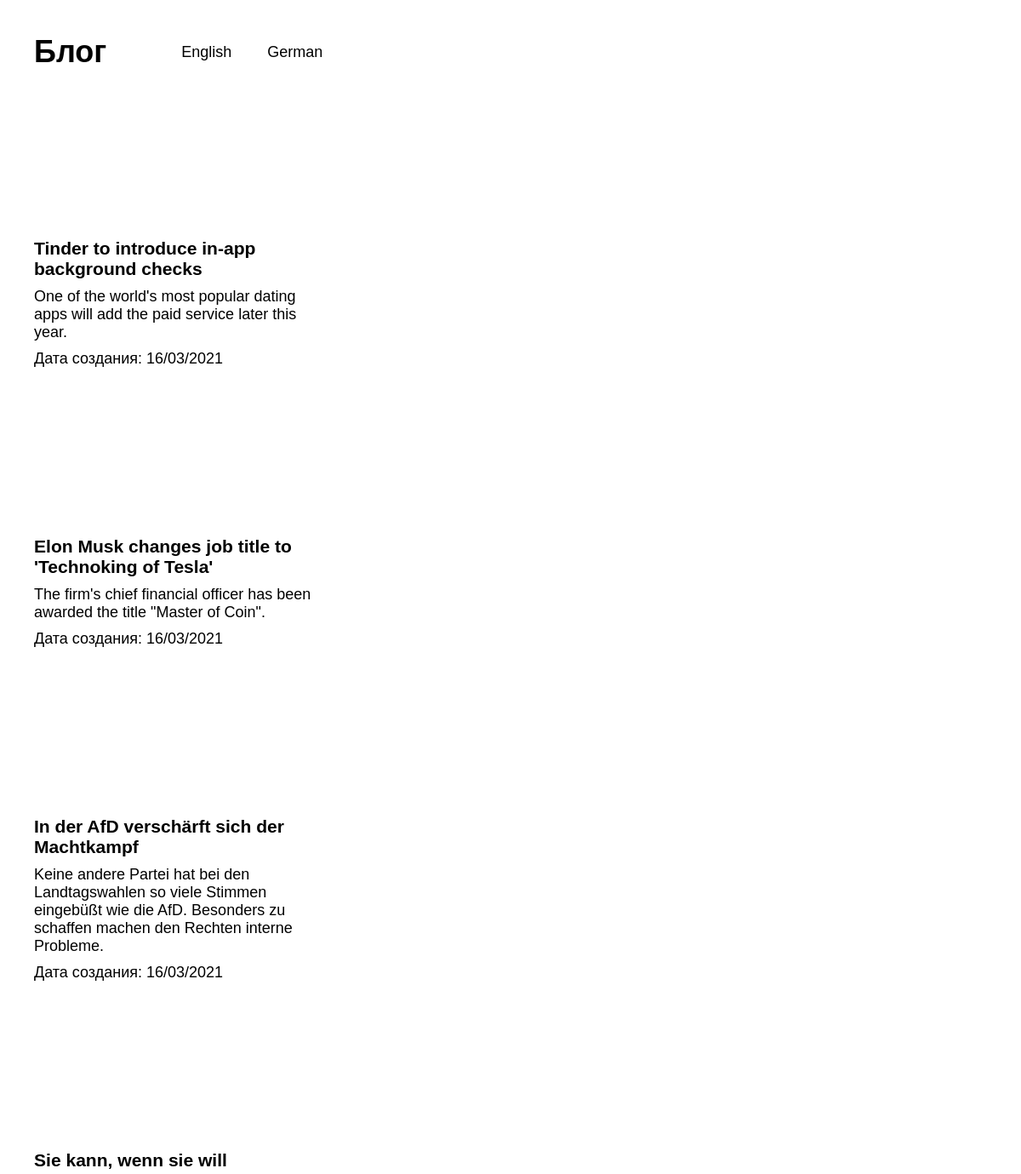
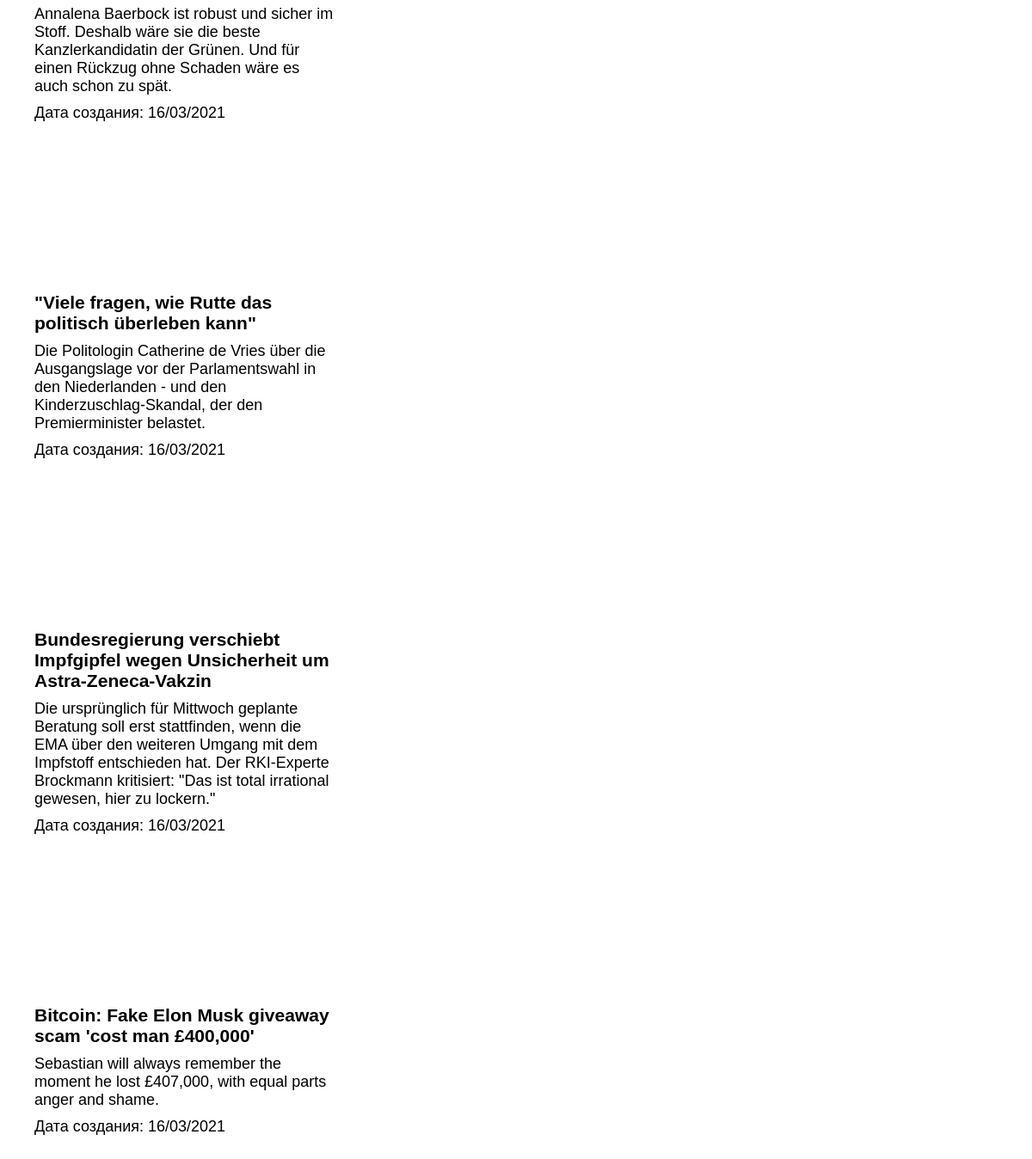
The page / on the database its author committed (2 pictures, top to bottom).
### tables this page shows
CREATE TABLE `news` (
  `id` int(11) NOT NULL,
  `title` varchar(256) DEFAULT NULL,
  `date` timestamp NOT NULL DEFAULT CURRENT_TIMESTAMP,
  `description` varchar(512) NOT NULL,
  `photo` varchar(512) NOT NULL,
  `text` varchar(10000) NOT NULL,
  `lang` varchar(56) NOT NULL
);

### generation.php (the view, shortened to what this page needs)
<?php
function get_posts($connect)
{
    $query = "SELECT * FROM news";
    $res = $connect->query($query);
    if ($res->num_rows > 0) {
        while ($post = $res->fetch_assoc()) {
?>
            <li class='post'>
                <div class='image' style=<?= 'background-image:url(' . $post['photo'] . ')' ?>>
                </div>
                <a href=<?= '/post.php?post_id=' . $post['id'] ?> target='_blank' rel='noopener noreferrer' class='title-link'>
                    <h3 class='title'>
                        <?= $post['title'] ?>
                    </h3>
                </a>
                <p class='description'><?= $post['description'] ?></p>
                <span>Дата создания: <?= date("d/m/Y", strtotime($post['date'])) ?></span>
            </li>
        <?php
        }
    } else {
        echo "Не удалось найти статьи :(((";
    }
}
        $post = $res->fetch_assoc() ?>

### index.php (shortened to what this page needs)
<?php
require_once 'connection.php';
require_once 'generation.php';
?>
<!DOCTYPE html>
<html lang="ru">
<head>
    <link rel="stylesheet" href="./index.css">
</head>
<body>
    <header class="main-header">
        <h1 class='main-title'>Блог</h1>
        <div class="langs-wrap">
            <button class="lang" name='en'>English</button>
            <button class="lang" name='de'>German</button>
        </div>
    </header>
    <ul class='posts'>
        <?php
        get_posts($connect);
        ?>
    </ul>
</body>
</html>

### index.css (style rules this page uses)
* { box-sizing: border-box; margin: 0; padding: 0; }
body { font-size: 18px; font-family: sans-serif; padding: 40px; }
ol, ul { list-style-type: none; }
a { text-decoration: none; color: inherit; display: block; }
button { margin: 0; background: transparent; font: inherit; border: none; border-radius: 4px; cursor: pointer; outline: none; }
.posts .post { width: 350px; }
.posts .post:not(:first-child) { margin-top: 40px; }
.posts .post .image { width: 100%; height: 150px; background-repeat: no-repeat; background-size: cover; background-position: center; margin-bottom: 8px; }
.posts .post .title-link, .posts .post .description { margin-bottom: 10px; max-width: 100%; }
.main-header { display: flex; align-items: center; margin-bottom: 40px; }
.main-header .langs-wrap { margin-left: 75px; display: flex; }
.main-header .lang { padding: 6px 12px; border: 1px solid transparent; margin-right: 16px; }

### rows shown on the page
news: title "Tinder to introduce in-app background checks", description "One of the world's most popular dating apps will add the paid service later this year.", date "16/03/2021"
news: title "Elon Musk changes job title to 'Technoking of Tesla'", description "The firm's chief financial officer has been awarded the title \"Master of Coin\".", date "16/03/2021"
news: title "In der AfD verschärft sich der Machtkampf", description "Keine andere Partei hat bei den Landtagswahlen so viele Stimmen eingebüßt wie die AfD. Besonders zu schaffen machen den Rechten interne Probleme.", date "16/03/2021"
news: title "Sie kann, wenn sie will", description "Annalena Baerbock ist robust und sicher im Stoff. Deshalb wäre sie die beste Kanzlerkandidatin der Grünen. Und für einen Rückzug ohne Schaden wäre es auch schon zu spät.", date "16/03/2021"
news: title "\"Viele fragen, wie Rutte das politisch überleben kann\"", description "Die Politologin Catherine de Vries über die Ausgangslage vor der Parlamentswahl in den Niederlanden - und den Kinderzuschlag-Skandal, der den Premierminister belastet.", date "16/03/2021"
news: title "Bundesregierung verschiebt Impfgipfel wegen Unsicherheit um Astra-Zeneca-Vakzin", description "Die ursprünglich für Mittwoch geplante Beratung soll erst stattfinden, wenn die EMA über den weiteren Umgang mit dem Impfstoff entschieden hat. Der RKI-Experte Brockmann kritisiert: \"Das ist total irrational gewesen, hier zu lockern.\"", date "16/03/2021"
news: title "Bitcoin: Fake Elon Musk giveaway scam 'cost man £400,000'", description "Sebastian will always remember the moment he lost £407,000, with equal parts anger and shame.", date "16/03/2021"
